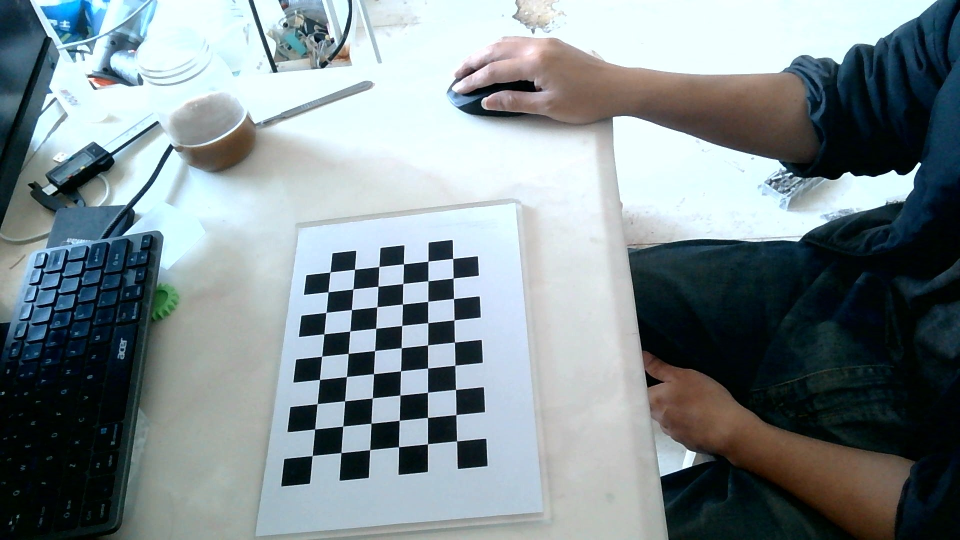
#> input picture Images/chessboard/WIN_20260125_11_36_26_Pro.jpg, 1920 x 1080 px, given in place of the camera (shown at 1/2 size)
$ python '获得激光基础高度.py'
#> lines starting #> are read from the running program, lines starting #| are printed output that depends on the picture; after the words box and inside, x2 and y2 are one past the last pixel; in counts of white or black regions, pixels touching at a corner belong together
### main_methods.py
import cv2
import numpy as np
from utils import *
from sklearn.linear_model import RANSACRegressor, LinearRegression
from scipy import stats
import os
from types import SimpleNamespace
'''
使用灰度重心算法获得激光坐标
主要用于验证原理,如果需要提升精度也可以考虑steger算法
'''
def getLaserCo(img,roi_height,roi_width,threshold):
    #首先进行roi裁剪
    roi = img[roi_height,roi_width]
    #提取红色通道,根据不同需要,现场中也可以考虑2R-B-R的方法
    red = roi[:,:,2]
    #获得激光区域,并且抹平threshold
    laser = np.where(red>threshold,red-threshold,0)
    #使用灰度重心法获得激光中心坐标
    centers = []
    rows,cols = laser.shape
    for col in range(cols):
        y_value = laser[:,col]
        y_index = np.where(y_value>0)[0]
        if(len(y_index)>0):
            weights = y_value[y_index].astype(float)
            fenzi = np.sum(y_index * weights)
            fenmu = np.sum(weights)
            center_y = fenzi/fenmu
            #这里将坐标还原为图像绝对坐标,方便后续处理
            centers.append((col+roi_width.start,center_y+roi_height.start))
    centers= np.array(centers)

        # --- 基于斜率剔除反光点 ---
    if len(centers) > 10:
        # 1. 计算每个点的局部斜率
        slopes = []
        for i in range(1, len(centers)-1):
            dx = centers[i+1, 0] - centers[i-1, 0]
            if dx != 0:
                slope = (centers[i+1, 1] - centers[i-1, 1]) / dx
            else:
                slope = 0
            slopes.append(abs(slope))

        slopes = np.array(slopes)
        # 2. 找出斜率异常大的点（反光区域通常斜率突变）
        mean_slope = np.mean(slopes)
        std_slope = np.std(slopes)
        outlier_indices = []

        for i in range(1, len(centers)-1):
            if abs(slopes[i-1]) > mean_slope + 2 * std_slope:
                outlier_indices.append(i)

        # 3. 剔除异常点
        mask = np.ones(len(centers), dtype=bool)
        mask[outlier_indices] = False
        centers = centers[mask]
    return centers

'''提取激光线时的测试函数,以便在不改变主函数的情况下提升激光提取效果'''
# [51 lines left out: function getLaserCo_Test, not called in this run]

'''
使用RANSAC方法拟合交点
'''
# [38 lines left out: function getIntersectPoint, not called in this run]

'''
使用kf滤波平滑交点,并且计算交点的高度
'''
class LaserTracker:
    # [78 lines left out: functions __init__, getHeight, get_physical_coords, update, not called in this run]


'''动态roi窗格'''
# [16 lines left out: function get_dynamic_roi, not called in this run]

'''动态roi窗格2'''
# 在 utils.py 中修改：
# [17 lines left out: function get_dynamic_roi2, not called in this run]


'''用于对摄像头宽高进行初始化,宽度1920,高度1080'''

def capInit(cap):
    cap.set(cv2.CAP_PROP_FRAME_WIDTH, 1920)
    cap.set(cv2.CAP_PROP_FRAME_HEIGHT, 1080)

'''获得激光线中心的坐标后,将之画出来'''
def drawLaserCenters(centers,img):
    for (x,y) in centers:
        cv2.circle(img,(int(x),int(y)),2,[0,255,0],-1)


'''
使用平均滤波方式进行平滑处理
'''
class CoordinateSmoother:
    # [23 lines left out: functions __init__, update, not called in this run]

'''使用动态roi'''


'''
使用线性差值法补全一下为0的数据
'''
# [10 lines left out: function interpValues, not called in this run]

'''
坐标转换
'''


"""将像素坐标还原为去畸变后的坐标"""
# [5 lines left out: function get_pt_rect, not called in this run]


__all__ =[
    'capInit',
    'drawLaserCenters',
    'listToDict',
    'getLaserCo',
    'getIntersectPoint',
    'CoordinateSmoother',
    'LaserTracker',
    'interpValues',
    'get_pt_rect',
    'getLaserCo_Test',
    'get_dynamic_roi',
    'get_dynamic_roi2'

]

### utils.py
import cv2
import numpy as np
import open3d as o3d


# [5 lines left out: function to_gray, not called in this run]


def to_hsv(bgr_img):
    """将 BGR 图像转换为 HSV 色彩空间"""
    return cv2.cvtColor(bgr_img, cv2.COLOR_BGR2HSV)


def to_lab(bgr_img):
    """将 BGR 图像转换为 LAB 色彩空间"""
    return cv2.cvtColor(bgr_img, cv2.COLOR_BGR2LAB)


# [42 lines left out: functions to_binary, to_adaptive_binary_mean, draw_text, showPoints, not called in this run]


def get_rect_kernel(size=5):
    """创建矩形形态学核"""
    return cv2.getStructuringElement(cv2.MORPH_RECT, (size, size))


def get_ellipse_kernel(size=5):
    """创建椭圆形态学核"""
    return cv2.getStructuringElement(cv2.MORPH_ELLIPSE, (size, size))


def get_cross_kernel(size=5):
    """创建十字形形态学核"""
    return cv2.getStructuringElement(cv2.MORPH_CROSS, (size, size))


def show(title,img):
    cv2.imshow(title,img)

# [6 lines left out: function resize, not called in this run]

def findExtrContours(img):
    contours,hier = cv2.findContours(img,cv2.RETR_EXTERNAL,cv2.CHAIN_APPROX_SIMPLE)
    return contours,hier

def findTreeContours(img):
    contours,hier = cv2.findContours(img,cv2.RETR_TREE,cv2.CHAIN_APPROX_SIMPLE)
    return contours,hier

def area(cnt):
    return cv2.contourArea(cnt)

def generate_uniform(low,high,size):
    return np.random.uniform(low,high,size)

def listToDict(alist):
    return {int(x):y for x,y in alist}

__all__ = [
    'to_gray',
    'to_hsv',
    'to_lab',
    'to_binary',
    'to_adaptive_binary_mean',
    'get_rect_kernel',
    'get_ellipse_kernel',
    'get_cross_kernel',
    'show',
    'resize',
    'findExtrContours',
    'findTreeContours',
    'area',
    'generate_uniform',
    'showPoints',
    'draw_text',
    'listToDict'
]

### 获得激光基础高度.py
import cv2
import numpy as np
from main_methods import *
from utils import *
import pandas as pd


'''
本程序用于获取激光平面基础高度数据
'''
ROI_H = slice(10,540)
ROI_W = slice(300,1100)

cap = cv2.VideoCapture(0)
capInit(cap=cap)
#使用查找表方式存储高度数据
base_lut = np.zeros(1920, dtype=np.float32)
while True:
    ret,frame = cap.read()
#> frame is the input picture: shape (1080, 1920, 3); mean B, G, R 142.7, 138.9, 126.4
    if not ret:
        print('摄像头工作不正常')
        break
     #绘制辅助框
    cv2.rectangle(frame,(ROI_W.start,ROI_H.start),(ROI_W.stop,ROI_H.stop),[100,100,100],1)
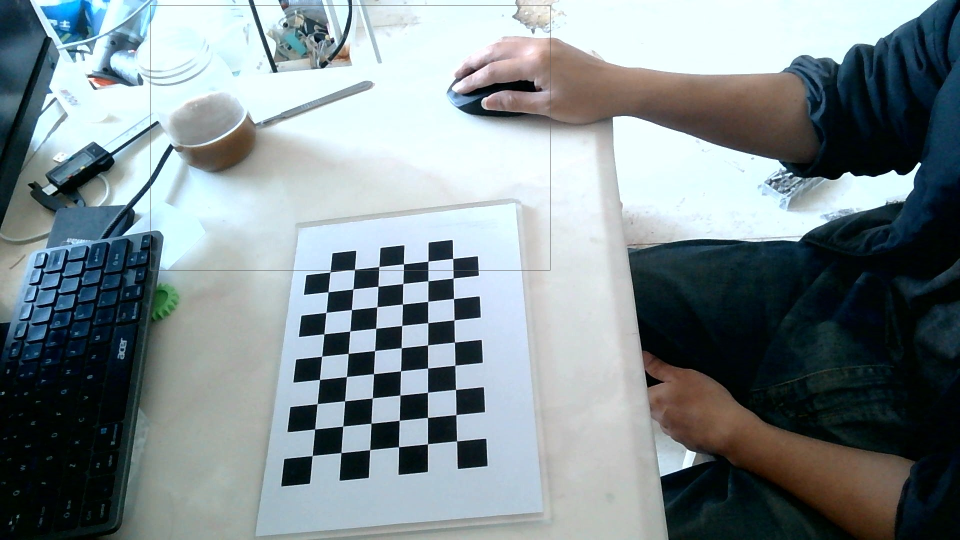
#> frame: shape (1080, 1920, 3) (shown at 1/2 size); 0.13% of pixels changed, all inside (x1, y1, x2, y2) = (300, 10, 1101, 541)

    centers = getLaserCo(frame,roi_height=ROI_H,roi_width=ROI_W,threshold=200)
#> in getLaserCo, `roi = img[roi_height,roi_width]`:
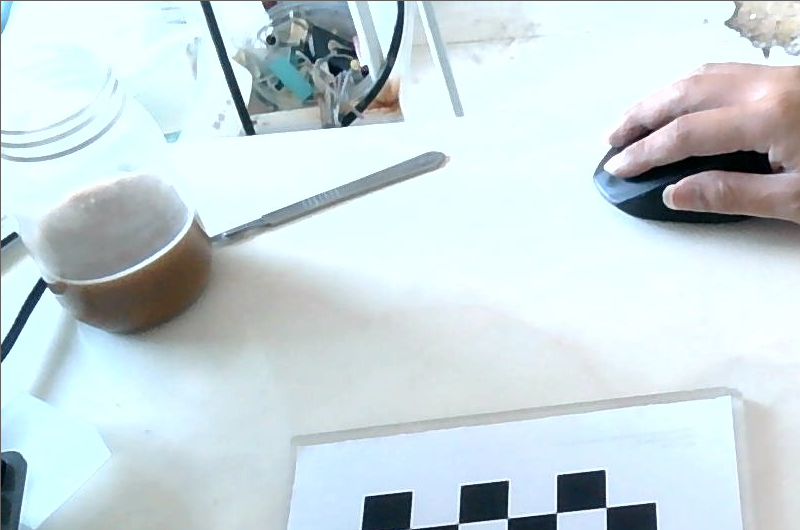
#> roi: shape (530, 800, 3); mean B, G, R 219.3, 215.9, 201.3
#> in getLaserCo, `red = roi[:,:,2]`:
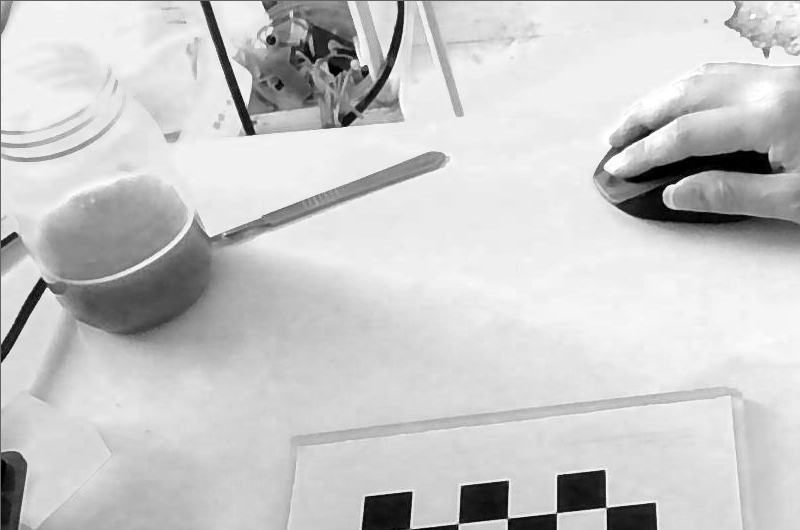
#> red: shape (530, 800); min 0, max 255, mean 201.3
#> in getLaserCo, `laser = np.where(red>threshold,red-threshold,0)`:
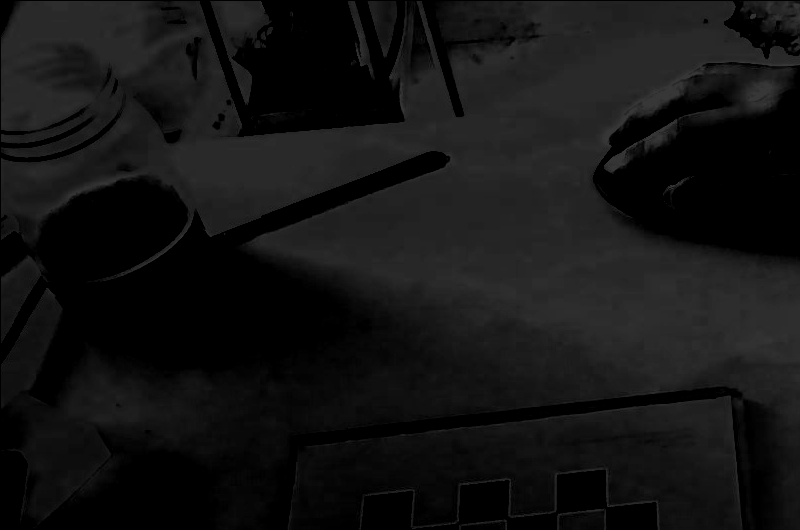
#> laser: shape (530, 800); min 0, max 55, mean 19.4
#> the loop in getLaserCo, `for col in range(cols):` made 800 passes
#> (fenzi, fenmu, center_y) on passes 2 to 13: (1565125, 8586, 182.3), (1553567, 8609, 180.5), (1540775, 8601, 179.1), (1488956, 8538, 174.4), (1484237, 8632, 171.9), (1502906, 8769, 171.4), (1505779, 8853, 170.1), (1530492, 9030, 169.5), (1526859, 9107, 167.7), (1556137, 9339, 166.6), (1548396, 9359, 165.4), (1559089, 9460, 164.8)
#> after the loop in getLaserCo, `for col in range(cols):`: centers = 799 pairs, first value 301 to 1099, second value 159.8 to 322.3
#> the loop in getLaserCo, `for i in range(1, len(centers)-1):` made 797 passes
#> slope on passes 1 to 12: -1.57, -3.03, -3.6, -1.5, -0.93, -0.949, -1.21, -1.43, -1.11, -0.91, -0.989, -1.86
#> after the loop in getLaserCo, `for i in range(1, len(centers)-1):`: slopes = 797 values, max 11.2 at index 409, min 0.00165 at index 587, mean 1.33
#> in getLaserCo, `mean_slope = np.mean(slopes)`: mean_slope = 1.33
#> in getLaserCo, `std_slope = np.std(slopes)`: std_slope = 1.67
#> after the loop in getLaserCo, `for i in range(1, len(centers)-1):`: outlier_indices = 42 values from 21 to 775
#> in getLaserCo, `centers = centers[mask]`: centers = 757 pairs, first value 301 to 1099, second value 159.8 to 322.3
    drawLaserCenters(centers,frame)
#> the loop in drawLaserCenters, `for (x,y) in centers:` made 757 passes
#> (x, y) on passes 1 to 3: (301, 192.3), (302, 190.5), (303, 189.1)
    key = cv2.waitKey(1)&0xff
#> (key q is pressed here)
    if(key==ord('d')):
        for x,y in centers:
            idx = int(round(x))
            if 0<idx<1920:
                base_lut[idx] = y
        #使用线性差值法补全一下0区域
        base_lut = interpValues(base_lut)
        np.save('data/base_lut.npy',base_lut)
        print('基础高度已提取')
    show('frame',frame)
    if(key==ord('q')):
        break
cap.release()
cv2.destroyAllWindows()

$ run again, on Images/chessboard/WIN_20260125_11_36_52_Pro.jpg
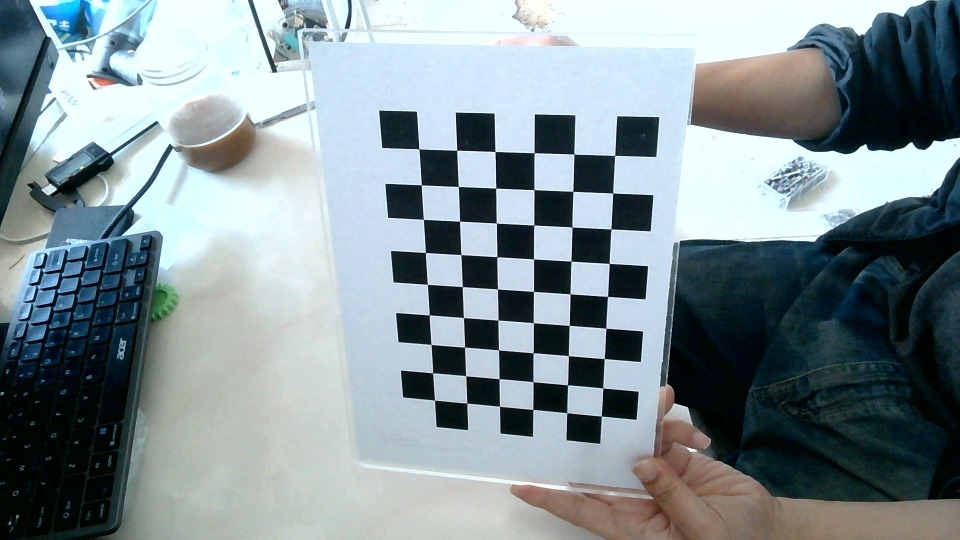
#> input picture Images/chessboard/WIN_20260125_11_36_52_Pro.jpg, 1920 x 1080 px, given in place of the camera (shown at 1/2 size)
#> frame is the input picture: shape (1080, 1920, 3); mean B, G, R 149, 144.3, 129.8
#> frame: shape (1080, 1920, 3); 0.13% of pixels changed, all inside (x1, y1, x2, y2) = (300, 10, 1101, 541)
#> in getLaserCo, `red = roi[:,:,2]`:
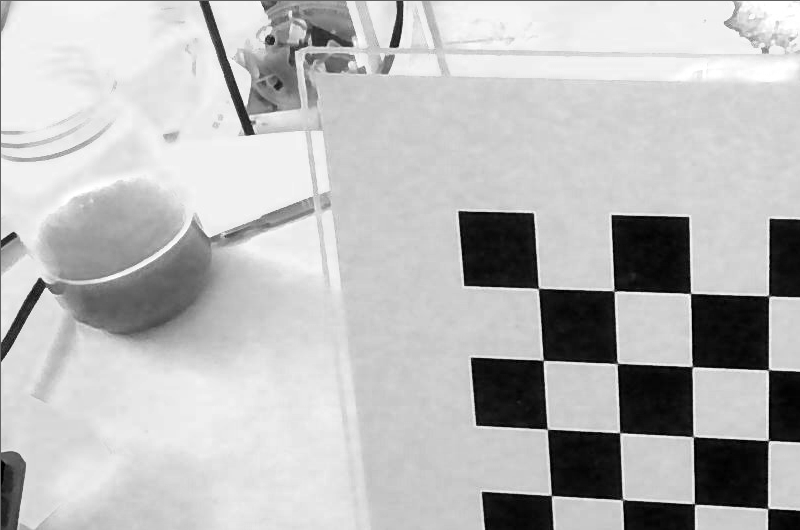
#> red: shape (530, 800); min 0, max 255, mean 185.7
#> in getLaserCo, `laser = np.where(red>threshold,red-threshold,0)`:
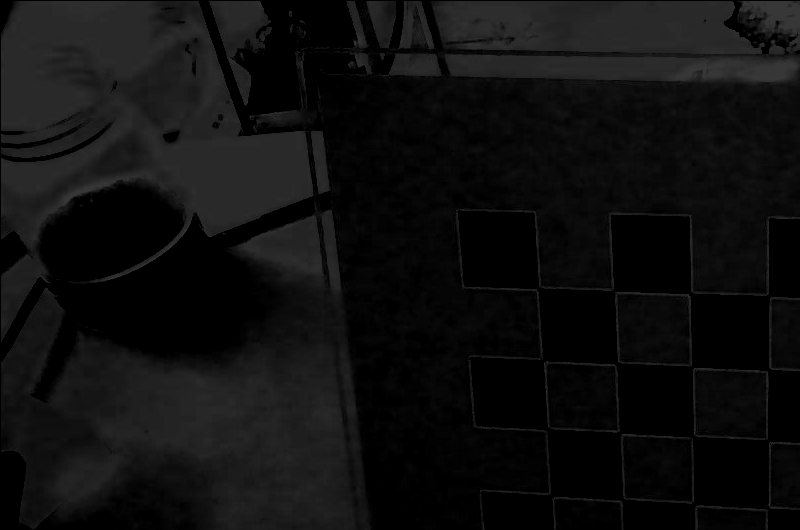
#> laser: shape (530, 800); min 0, max 55, mean 14.8
#> the loop in getLaserCo, `for col in range(cols):` made 800 passes
#> (fenzi, fenmu, center_y) on passes 2 to 9: (2054791, 10368, 198.2), (2099725, 10557, 198.9), (2080853, 10541, 197.4), (2086208, 10643, 196), (2068185, 10668, 193.9), (2076880, 10736, 193.5), (2092569, 10824, 193.3), (2103510, 10950, 192.1)
#> after the loop in getLaserCo, `for col in range(cols):`: centers = 799 pairs, first value 301 to 1099, second value 109.3 to 409
#> the loop in getLaserCo, `for i in range(1, len(centers)-1):` made 797 passes
#> slope on passes 1 to 8: -0.39, -1.44, -1.77, -1.28, -0.271, -0.674, -1.27, -1.58
#> after the loop in getLaserCo, `for i in range(1, len(centers)-1):`: slopes = 797 values, max 48.11 at index 769, min 0.00844 at index 296, mean 3.14
#> mean_slope = 3.14
#> std_slope = 5.74
#> after the loop in getLaserCo, `for i in range(1, len(centers)-1):`: outlier_indices = 36 values from 352 to 770
#> in getLaserCo, `centers = centers[mask]`: centers = 763 pairs, first value 301 to 1099, second value 109.3 to 409
#> the loop in drawLaserCenters, `for (x,y) in centers:` made 763 passes
#> y on passes 1 to 3: 208.2, 208.9, 207.4

$ run again, on Images/chessboard/WIN_20260125_11_36_59_Pro.jpg
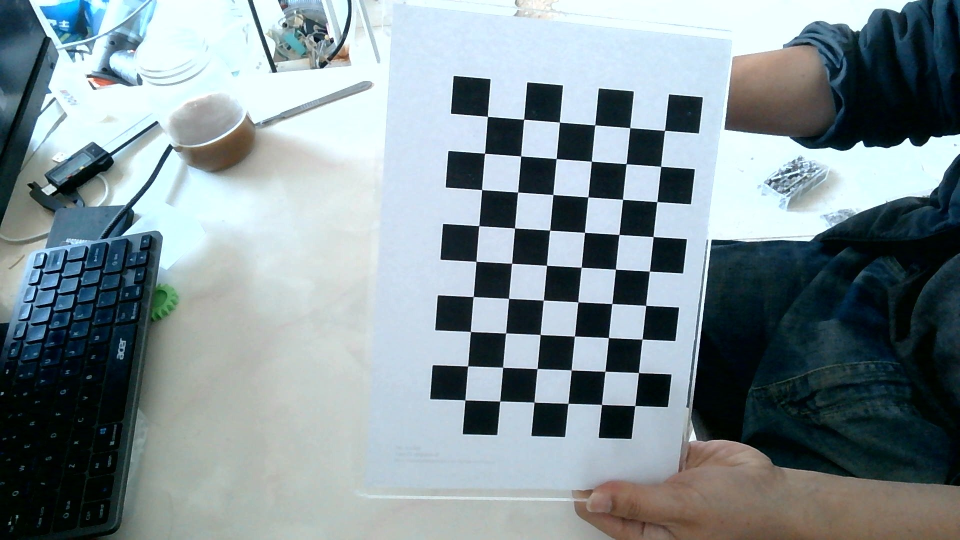
#> input picture Images/chessboard/WIN_20260125_11_36_59_Pro.jpg, 1920 x 1080 px, given in place of the camera (shown at 1/2 size)
#> frame is the input picture: shape (1080, 1920, 3); mean B, G, R 148.8, 143.8, 129.3
#> frame: shape (1080, 1920, 3); 0.13% of pixels changed, all inside (x1, y1, x2, y2) = (300, 10, 1101, 541)
#> in getLaserCo, `red = roi[:,:,2]`:
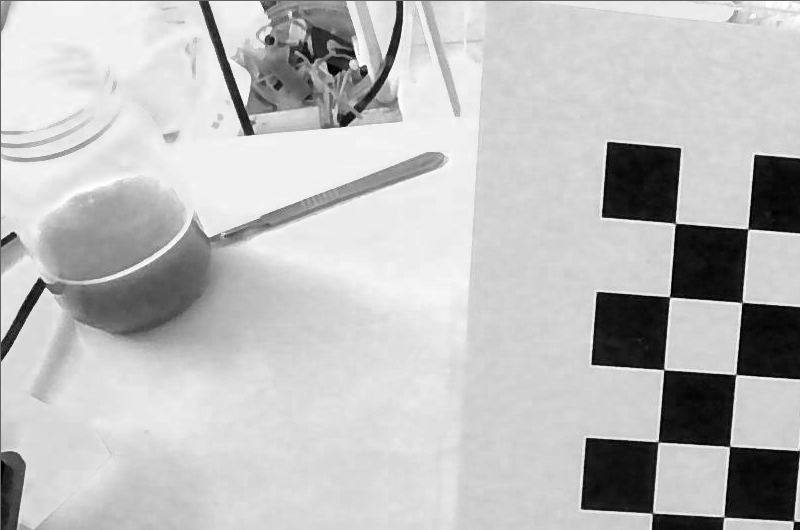
#> red: shape (530, 800); min 0, max 255, mean 189.4
#> in getLaserCo, `laser = np.where(red>threshold,red-threshold,0)`:
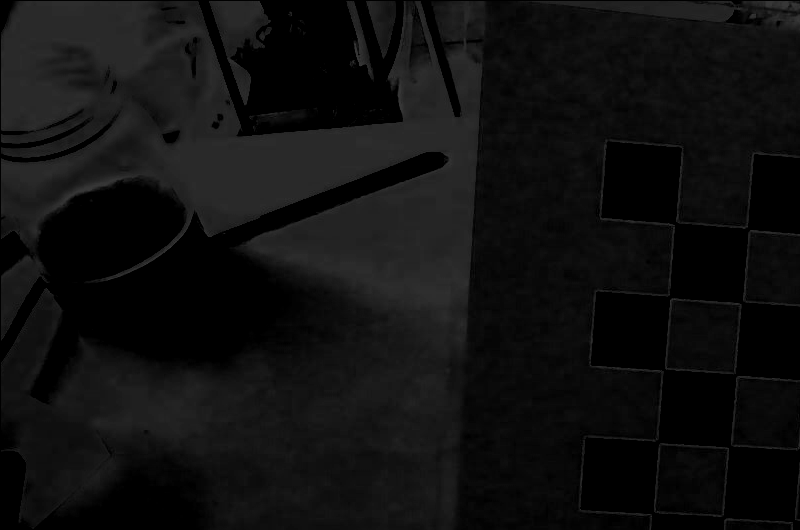
#> laser: shape (530, 800); min 0, max 55, mean 15.6
#> the loop in getLaserCo, `for col in range(cols):` made 800 passes
#> (fenzi, fenmu, center_y) on passes 2 to 9: (1819584, 9639, 188.8), (1829664, 9726, 188.1), (1818954, 9749, 186.6), (1804252, 9811, 183.9), (1783778, 9821, 181.6), (1801653, 9918, 181.7), (1801272, 9978, 180.5), (1794756, 10036, 178.8)
#> after the loop in getLaserCo, `for col in range(cols):`: centers = 799 pairs, first value 301 to 1099, second value 156.4 to 308
#> the loop in getLaserCo, `for i in range(1, len(centers)-1):` made 797 passes
#> slope on passes 1 to 8: -1.1, -2.11, -2.47, -1.12, -0.552, -1.41, -1.4, -1.6
#> after the loop in getLaserCo, `for i in range(1, len(centers)-1):`: slopes = 797 values, max 27.81 at index 652, min 5.07e-05 at index 338, mean 2.2
#> mean_slope = 2.2
#> std_slope = 3.31
#> after the loop in getLaserCo, `for i in range(1, len(centers)-1):`: outlier_indices = 44 values from 397 to 795
#> in getLaserCo, `centers = centers[mask]`: centers = 755 pairs, first value 301 to 1099, second value 164.2 to 308
#> the loop in drawLaserCenters, `for (x,y) in centers:` made 755 passes
#> y on passes 1 to 3: 198.8, 198.1, 196.6
